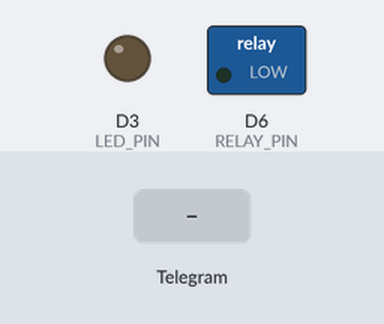
Bench run of a sketch on a simulated ESP8266 (NodeMCU). Parts: switched loads named in the sketch (green lamp = pin HIGH), output pins drawn as LEDs (lit = HIGH). The test bench sets the inputs (shaded band). WiFi joins after 1.5 s; servers stay silent unless stated.

Above: at 2.7 s.
2.8 s: Telegram message "/ledon" received
At 3.3 s:
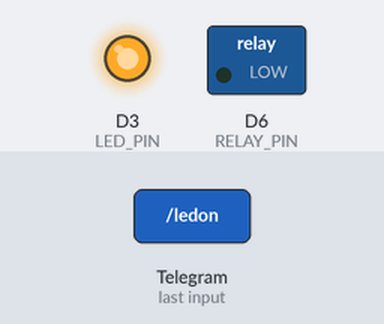
4.3 s: Telegram message "/relayon" received
At 5.9 s:
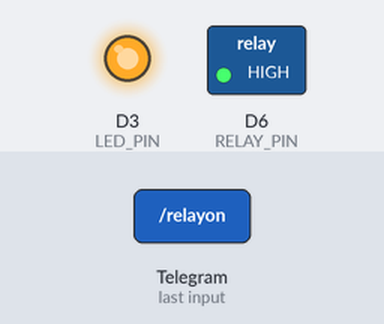
6.2 s: Telegram message "/ledoff" received
At 7.8 s:
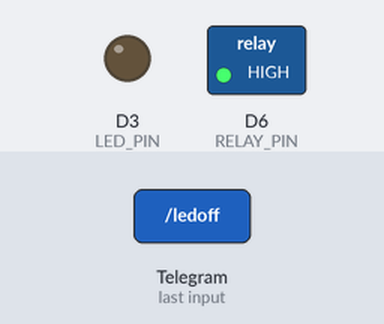
8.1 s: Telegram message "/relayoff" received
At 9.5 s:
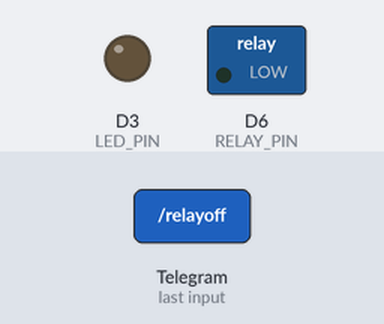
Timing chart, 0 to 11.0 s (numbered marks = the images above; inputs shaded):
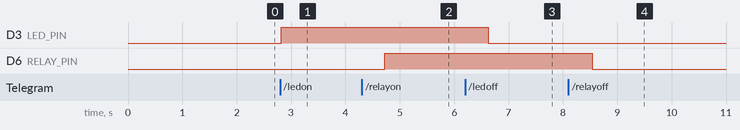

The sketch:

arduino-telegram-bot.ino
```cpp
/*******************************************************************
 *  An example of bot that receives commands and turns on and off  *
 *  an LED.                                                        *
 *                                                                 *
 *  written by Giacarlo Bacchio (Gianbacchio on Github)            *
 *  adapted by Brian Lough                                         *
 *******************************************************************/
#include <ESP8266WiFi.h>
#include <WiFiClientSecure.h>
#include <UniversalTelegramBot.h>
#include "DHT.h"

// Initialize Wifi connection to the router
#define WIFI_SSID "wifi_da_sua_casa"
#define WIFI_PASSWORD "senha_da_wifi_da_sua_casa"
#define BOTtoken "NNNNNNNNN:um-monte-de-letra-e-numero"  // Seu token do telegram

#define LED_PIN D3
#define RELAY_PIN D6
#define DHT_PIN D5
#define DHTTYPE DHT11

#define BOT_SCAN_MESSAGE_INTERVAL 1000 //Intervalo para obter novas mensagens
long lastTimeScan;  // Ultima vez que buscou mensagem
bool ledStatus = false; // Estado do LED
bool relayStatus = false; // Estado do Relê

WiFiClientSecure client;
UniversalTelegramBot bot(BOTtoken, client);
DHT dht(DHT_PIN, DHTTYPE);

// Trata as novas mensagens que chegaram
void handleNewMessages(int numNewMessages) {
  // Serial.println("handleNewMessages");
  // Serial.println(String(numNewMessages));

  for (int i=0; i<numNewMessages; i++) {
    String chat_id = String(bot.messages[i].chat_id);
    String text = bot.messages[i].text;

    // Pessoa que está enviando a mensagem
    String from_name = bot.messages[i].from_name;
    if (from_name == "") from_name = "Convidado";

    // Tratamento para cada tipo de comando a seguir.

    if (text == "/ledon") {
      digitalWrite(LED_PIN, HIGH);   // turn the LED on (HIGH is the voltage level)
      ledStatus = true;
      bot.sendMessage(chat_id, "Led está ligado", "");
    }

    if (text == "/ledoff") {
      ledStatus = false;
      digitalWrite(LED_PIN, LOW);    // turn the LED off (LOW is the voltage level)
      bot.sendMessage(chat_id, "Led está desligado", "");
    }

    if (text == "/relayon") {
      digitalWrite(RELAY_PIN, HIGH);
      relayStatus = true;
      bot.sendMessage(chat_id, "Relê está ligado", "");
    }

    if (text == "/relayoff") {
      relayStatus = false;
      digitalWrite(RELAY_PIN, LOW);
      bot.sendMessage(chat_id, "Relê está desligado", "");
    }

    if (text == "/status") {
      String message = "Led está ";
      if(ledStatus){
        message += "ligado";
      }else{
        message += "desligado";
      }
      message += ". \n";
      message += "Relê está ";
      if(relayStatus){
        message += "ligado";
      }else{
         message += "desligado";
      }
      message += ". \n";
      bot.sendMessage(chat_id, message, "Markdown");
    }

    if( text == "/env") {
      float humidity = dht.readHumidity();
      float temperature = dht.readTemperature();
      String message = "A temperatura é de " + String(temperature, 2) + " graus celsius.\n";
      message += "A umidade relativa do ar é de " + String(humidity, 2)+ "%.\n\n";
      bot.sendMessage(chat_id, message, "Markdown");
    }

    // Cria teclado com as opções de comando
    if (text == "/options") {
      String keyboardJson = "[[\"/ledon\", \"/ledoff\"],[\"/relayon\", \"/relayoff\"],[\"/env\",\"/status\"],[\"/options\"]]";
      bot.sendMessageWithReplyKeyboard(chat_id, "Escolha uma das opções", "", keyboardJson, true);
    }


    // Comando de inicio de conversa no telegram
    if (text == "/start") {
      String welcome = from_name + ", bem vindo ao Bot da Casa Viebrantz.\n";
      welcome += "Para interagir com a casa, use um dos comandos a seguir.\n\n";
      welcome += "/ledon : para ligar o Led \n";
      welcome += "/ledoff : para desligar o Led \n";
      welcome += "/relayon : para ligar o Relê \n";
      welcome += "/relayoff : para desligar o Relê \n";
      welcome += "/env : saber a temperatura e umidade do ambiente \n";
      welcome += "/status : para saber o status dos sensores e atuadores \n";
      bot.sendMessage(chat_id, welcome, "Markdown");
    }
  }
}


void setupWifi(){

  // attempt to connect to Wifi network:
  // Serial.print("Connecting Wifi: ");
  // Serial.println(ssid);
  WiFi.begin(WIFI_SSID, WIFI_PASSWORD);

  while (WiFi.status() != WL_CONNECTED) {
    // Serial.print(".");
    delay(500);
  }

  // Serial.println("");
  // Serial.println("WiFi connected");
  // Serial.print("IP address: ");
  // Serial.println(WiFi.localIP());
}

void setupPins(){
  pinMode(LED_PIN, OUTPUT);
  pinMode(RELAY_PIN, OUTPUT);
  delay(10);
  digitalWrite(LED_PIN, LOW);
  digitalWrite(RELAY_PIN, LOW);

  dht.begin();
}

void setup() {
  // Serial.begin(115200);

  setupWifi();
  setupPins();

  lastTimeScan = millis();
}

void loop() {
  if (millis() > lastTimeScan + BOT_SCAN_MESSAGE_INTERVAL)  {
    // Serial.print("Checking messages - ");
    int numNewMessages = bot.getUpdates(bot.last_message_received + 1);
    // Serial.println(numNewMessages);
    while(numNewMessages) {
      // Serial.println("got response");
      handleNewMessages(numNewMessages);
      numNewMessages = bot.getUpdates(bot.last_message_received + 1);
    }

    lastTimeScan = millis();
  }
  yield();
  delay(10);
}
```

Measured:
- after the input at 2.8 s, D3 (LED_PIN): LOW → HIGH at once
- after the input at 4.3 s, D6 (RELAY_PIN): LOW → HIGH after 0.42 s
- after the input at 6.2 s, D3 (LED_PIN): HIGH → LOW after 0.43 s
- after the input at 8.1 s, D6 (RELAY_PIN): HIGH → LOW after 0.44 s
